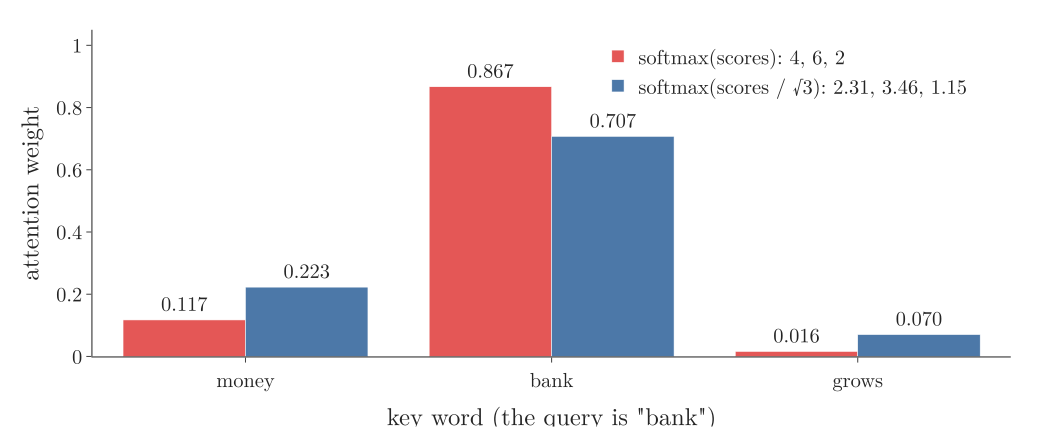

This figure's Python source:
"""Section 3's worked example: the query of "bank" against the keys of "money", "bank", "grows" (scores 4, 6, 2).
The softmax weights without and with the division by sqrt(3). Numbers from the text (asserted). Plotly."""
from pathlib import Path
import numpy as np
import plotly.graph_objects as go
from common import RED, BLUE, FONT

here = Path(__file__).parent
q = np.array([1, 2, 1])
K = np.array([[2, 1, 0], [1, 2, 1], [0, 1, 0]])
s = K @ q
sm = lambda z: np.exp(z) / np.exp(z).sum()
raw, scaled = sm(s), sm(s / np.sqrt(3))
assert s.tolist() == [4, 6, 2] and np.allclose(raw.round(3), [0.117, 0.867, 0.016]) \
    and np.allclose(scaled.round(3), [0.223, 0.707, 0.070])
words = ["money", "bank", "grows"]
fig = go.Figure()
fig.add_bar(x=words, y=raw, name="softmax(scores): 4, 6, 2", marker_color=RED, text=[f"{v:.3f}" for v in raw], textposition="outside")
fig.add_bar(x=words, y=scaled, name="softmax(scores / √3): 2.31, 3.46, 1.15", marker_color=BLUE,
            text=[f"{v:.3f}" for v in scaled], textposition="outside")
fig.update_layout(template="simple_white", width=1000, height=420, font=dict(FONT, size=20), barmode="group",
                  xaxis=dict(title='key word (the query is "bank")'), yaxis=dict(title="attention weight", range=[0, 1.05]),
                  legend=dict(x=0.55, y=0.98), margin=dict(l=80, r=20, t=20, b=70))
fig.write_image(here / "example_weights.png", scale=2)
fig.write_image(here / "example_weights.pdf")
